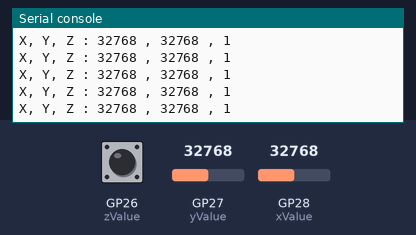
This program was run on a simulated Raspberry Pi Pico running MicroPython. Parts: the last lines printed to the serial console. The test bench sets the inputs (shaded band); at power-on: GP27 (yValue) = 32768, GP28 (xValue) = 32768, GP26 (zValue) HIGH (analog values on the 0–65535 scale).

Above: at 1.2 s.
1.3 s: GP27 (yValue) set to 45874
At 1.31 s:
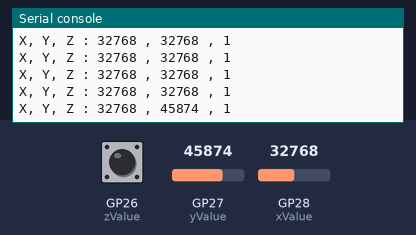
2.8 s: GP28 (xValue) set to 45874
At 2.82 s:
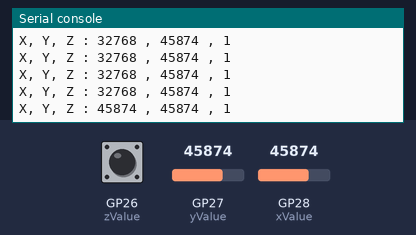
4.3 s: GP26 (zValue) pulled LOW for 0.15 s
At 4.32 s:
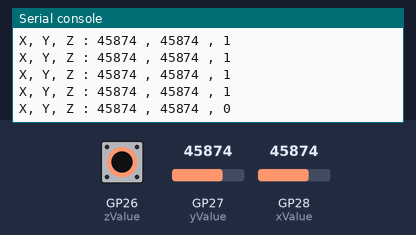
5.9 s: GP27 (yValue) set to 57670
At 5.93 s:
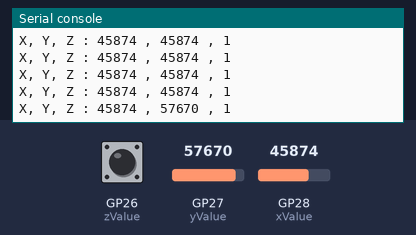
7.4 s: GP26 (zValue) pulled LOW for 1 s
At 7.44 s:
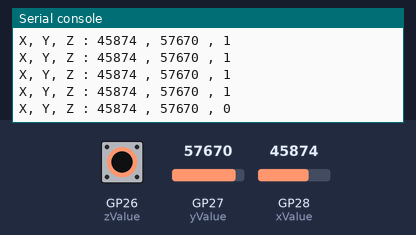
9.9 s: GP28 (xValue) set to 57670
At 9.95 s:
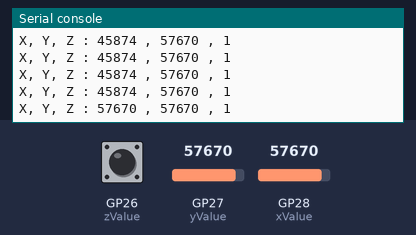
Timing chart, 0 to 12.4 s (numbered marks = the images above; inputs shaded):
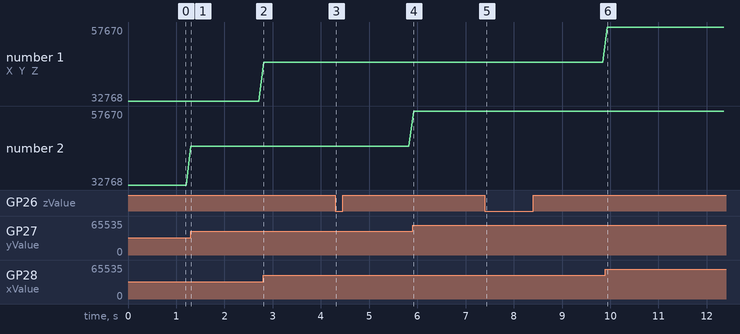

Measured:
- after the input at 1.3 s, the serial console: prints a new line at once (image 1)
- after the input at 2.8 s, the serial console: prints a new line at once (image 2)
- after the input at 4.3 s, the serial console: prints a new line at once (image 3)
- after the input at 5.9 s, the serial console: prints a new line at once (image 4)
- after the input at 7.4 s, the serial console: prints a new line at once (image 5)
- after the input at 9.9 s, the serial console: prints a new line at once (image 6)
- plotted number 2: 32768 → 45874 after the input at 1.3 s, 45874 → 57670 after the input at 5.9 s

The program:

13.1_Joystick.py
```python
from machine import ADC,Pin
import time

xValue = ADC(28)
yValue = ADC(27)
zValue = Pin(26, Pin.IN, Pin.PULL_UP)

while True:
    print("X, Y, Z :", xValue.read_u16(),
          ",", yValue.read_u16(), ",", zValue.value())
    time.sleep(0.1) 
```
